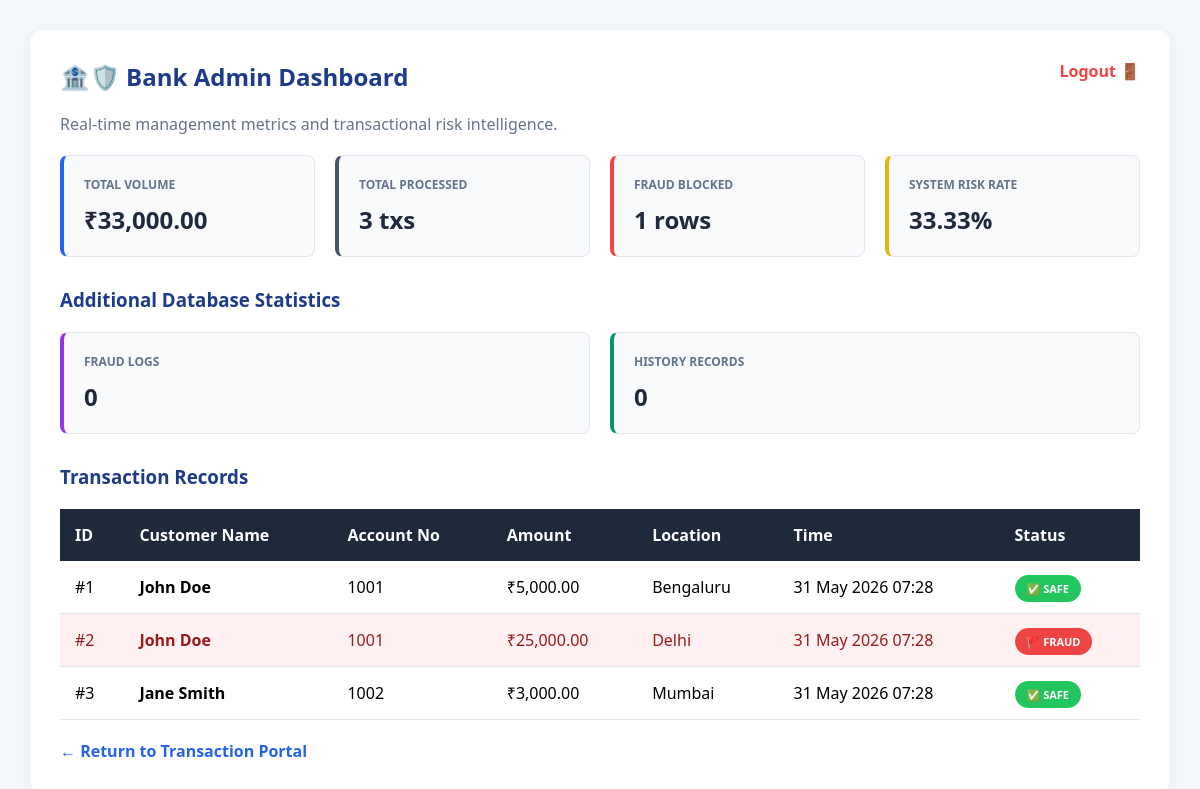
/admin.php (signed in), run on the app's committed database.
### tables this page shows
CREATE TABLE IF NOT EXISTS transactions (
    id INT PRIMARY KEY AUTO_INCREMENT,
    user_id INT NOT NULL,
    amount DECIMAL(10, 2) NOT NULL,
    location VARCHAR(50) NOT NULL,
    is_fraud INT DEFAULT 0,
    trans_time TIMESTAMP DEFAULT CURRENT_TIMESTAMP,
    FOREIGN KEY (user_id) REFERENCES users(id) ON DELETE CASCADE
);

CREATE TABLE IF NOT EXISTS users (
    id INT PRIMARY KEY AUTO_INCREMENT,
    name VARCHAR(100) NOT NULL,
    account_no VARCHAR(20) UNIQUE NOT NULL,
    password VARCHAR(255) NOT NULL,
    role ENUM('customer', 'admin') DEFAULT 'customer',
    last_location VARCHAR(50),
    created_at TIMESTAMP DEFAULT CURRENT_TIMESTAMP
);

### admin.php (the view, shortened to what this page needs)
<?php
include 'db.php';
$stats_query = "
SELECT
    COUNT(*) as total_trans,
    SUM(CASE WHEN is_fraud = 1 THEN 1 ELSE 0 END) as fraud_count,
    SUM(amount) as total_volume
FROM transactions
";
$stats_result = $conn->query($stats_query);
$stats = $stats_result->fetch_assoc();
$fraud_logs_count = $conn->query(
    "SELECT COUNT(*) AS total FROM fraud_logs"
)->fetch_assoc()['total'];
$history_count = $conn->query(
    "SELECT COUNT(*) AS total FROM transaction_history"
)->fetch_assoc()['total'];
$total_transactions = $stats['total_trans'] ?? 0;
$fraud_count = $stats['fraud_count'] ?? 0;
$total_volume = $stats['total_volume'] ?? 0;
$fraud_rate = $total_transactions > 0
    ? round(($fraud_count / $total_transactions) * 100, 2)
    : 0;
$query = "
SELECT
    transactions.*,
    users.name,
    users.account_no
FROM transactions
JOIN users
ON transactions.user_id = users.id
ORDER BY transactions.trans_time DESC
";
$result = $conn->query($query);
?>
<!DOCTYPE html>
<html lang="en">
<head>
</head>
<body>
<div class="container">
<a href="logout.php" class="logout">
    Logout 🚪
</a>
<h2>🏦🛡️ Bank Admin Dashboard</h2>
<p style="color:#64748b;">
    Real-time management metrics and transactional risk intelligence.
</p>
<div class="metrics-grid">
    <div class="metric-card" style="border-left:4px solid #2563eb;">
        <div class="metric-title">Total Volume</div>
        <div class="metric-value">
            ₹<?php echo number_format($total_volume,2); ?>
        </div>
    </div>
    <div class="metric-card" style="border-left:4px solid #475569;">
        <div class="metric-title">Total Processed</div>
        <div class="metric-value">
            <?php echo $total_transactions; ?> txs
        </div>
    </div>
    <div class="metric-card" style="border-left:4px solid #ef4444;">
        <div class="metric-title">Fraud Blocked</div>
        <div class="metric-value">
            <?php echo $fraud_count; ?> rows
        </div>
    </div>
    <div class="metric-card" style="border-left:4px solid #eab308;">
        <div class="metric-title">System Risk Rate</div>
        <div class="metric-value">
            <?php echo $fraud_rate; ?>%
        </div>
    </div>
</div>
<h3 class="section-title">
    Additional Database Statistics
</h3>
<div class="metrics-grid">
    <div class="metric-card" style="border-left:4px solid #9333ea;">
        <div class="metric-title">Fraud Logs</div>
        <div class="metric-value">
            <?php echo $fraud_logs_count; ?>
        </div>
    </div>
    <div class="metric-card" style="border-left:4px solid #059669;">
        <div class="metric-title">History Records</div>
        <div class="metric-value">
            <?php echo $history_count; ?>
        </div>
    </div>
</div>
<h3 class="section-title">
    Transaction Records
</h3>
<table>
<thead>
<tr>
    <th>ID</th>
    <th>Customer Name</th>
    <th>Account No</th>
    <th>Amount</th>
    <th>Location</th>
    <th>Time</th>
    <th>Status</th>
</tr>
</thead>
<tbody>
<?php if($result->num_rows > 0): ?>
<?php while($row = $result->fetch_assoc()): ?>
<tr class="<?php echo $row['is_fraud'] ? 'fraud-row' : ''; ?>">
<td>#<?php echo $row['id']; ?></td>
<td>
    <strong>
        <?php echo htmlspecialchars($row['name']); ?>
    </strong>
</td>
<td>
    <?php echo htmlspecialchars($row['account_no']); ?>
</td>
<td>
    ₹<?php echo number_format($row['amount'],2); ?>
</td>
<td>
    <?php echo htmlspecialchars($row['location']); ?>
</td>
<td>
    <?php echo date('d M Y H:i', strtotime($row['trans_time'])); ?>
</td>
<td>
<?php if($row['is_fraud']): ?>
<span class="badge badge-fraud">
🚩 FRAUD
</span>
<?php else: ?>
<span class="badge badge-safe">
✅ SAFE
</span>
<?php endif; ?>
</td>
</tr>
<?php endwhile; ?>
<?php endif; ?>
</tbody>
</table>
<a href="home.php" class="back-link">
← Return to Transaction Portal
</a>
</div>
</body>
</html>

### admin.php (style rules this page uses)
body { font-family:'Segoe UI',Arial,sans-serif; background:#f4f7fc; padding:30px; margin:0; }
.container { max-width:1300px; margin:auto; background:white; padding:30px; border-radius:12px; box-shadow:0 4px 20px rgba(0,0,0,0.05); }
h2 { color:#1e3a8a; margin-top:0; }
.metrics-grid { display:grid; grid-template-columns:repeat(auto-fit,minmax(220px,1fr)); gap:20px; margin-top:20px; margin-bottom:30px; }
.metric-card { background:#f8fafc; padding:20px; border-radius:8px; border:1px solid #e2e8f0; }
.metric-title { font-size:12px; text-transform:uppercase; color:#64748b; font-weight:bold; }
.metric-value { font-size:24px; font-weight:bold; color:#1e293b; margin-top:10px; }
table { width:100%; border-collapse:collapse; margin-top:20px; }
th { background:#1e293b; color:white; padding:15px; text-align:left; }
td { padding:15px; border-bottom:1px solid #e2e8f0; }
.fraud-row { background:#fff1f2; }
.fraud-row td { color:#991b1b; }
.badge { padding:6px 12px; border-radius:20px; font-size:11px; font-weight:bold; }
.badge-fraud { background:#ef4444; color:white; }
.badge-safe { background:#22c55e; color:white; }
.logout { float:right; color:#ef4444; text-decoration:none; font-weight:bold; }
.back-link { display:inline-block; margin-top:20px; text-decoration:none; color:#2563eb; font-weight:bold; }
.section-title { color:#1e3a8a; margin-top:30px; }

### data on the page
transactions: id "1", user.name "John Doe", user.account_no "1001", amount "5,000.00", location "Bengaluru", trans_time "31 May 2026 07:28", is_fraud "✅ SAFE"
transactions: id "2", user.name "John Doe", user.account_no "1001", amount "25,000.00", location "Delhi", trans_time "31 May 2026 07:28", is_fraud "🚩 FRAUD"
transactions: id "3", user.name "Jane Smith", user.account_no "1002", amount "3,000.00", location "Mumbai", trans_time "31 May 2026 07:28", is_fraud "✅ SAFE"

### other printed values
$total_volume "33,000.00"
$total_transactions "3"
$fraud_count "1"
$fraud_rate "33.33"
$fraud_logs_count "0"
$history_count "0"
